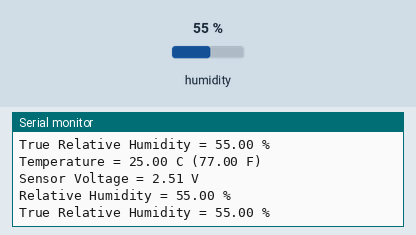
Simulated run of this sketch. Board: Arduino Uno, built with avr-gcc and run on an emulated ATmega328P. On the bench: the last lines printed to the serial monitor. The inputs (shaded band) are chosen by the test bench; at power-on: humidity 55 %.

Above: at 1.2 s.
1.3 s: humidity set to 22 %
At 2.6 s:
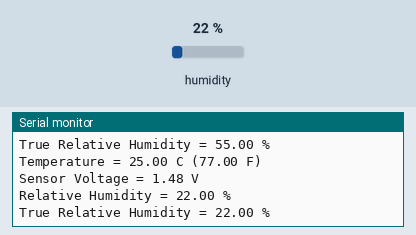
2.8 s: humidity set to 40 %
At 4.1 s:
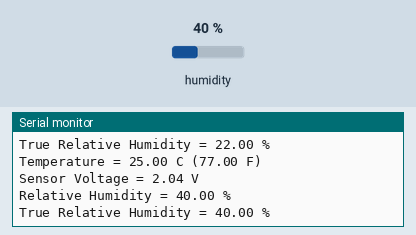
Timing chart, 0 to 5.8 s (numbered marks = the images above; inputs shaded):
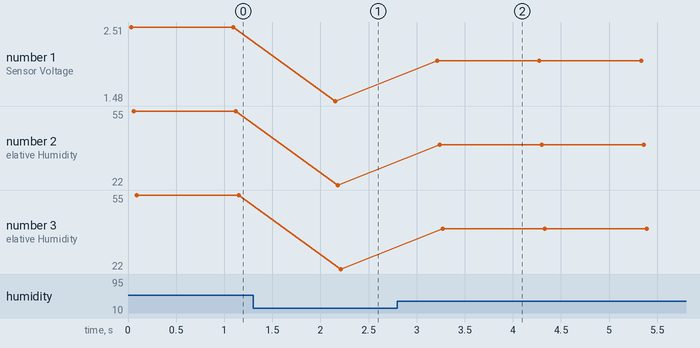

The sketch:

HIH4030_HumiditySensor_Example.ino
```cpp
/* **************************************************************************************
 * HIH4030_HumiditySensor_Example.ino
 * E.Robert @ SparkFun Electronics
 * original creation date: November 5, 2016
 * https://github.com/sparkfun/SparkFun_HIH4030_Arduino_Library
 *
 * Functions: Allows you to set supply voltage, define whether or not a temperature
 *            sensor is being used, define static temperature value in absense of a
 *            temperature sensor, and utilize the equations supplied by the manufacturer
 *            to acquire accurate measurements of Relative Humidity (RH%).
 *
 *            https://learn.sparkfun.com/tutorials/hih-4030-humidity-sensor-hookup-guide
 *
 *            Note: TMP102 Sensor is being used in this example as part of the
 *                  SparkFun HIH-4030 Humidity Sensor Hookup Guide. However, other
 *                  temperature sensors can also be used in this sketch by replacing
 *                  the necessary code inside the getTemperature() function.
 *
 * Resources:
 * Wire.h - Arduino I2C Library
 * SparkFun_HIH4030.h - Arduino Library for SparkFun Humidity Sensor Breakout - HIH-4030
 *
 * Development environment specifics:
 * Arduino 1.6.8
 * SparkFun RedBoard
 * SparkFun Real Time Clock Module (v14)
 ************************************************************************************** */

// Library Inclusions
#include <SparkFun_HIH4030.h>
#include <Wire.h>

// Example Variables
int tempAddress = 0x48;             // I2C: TMP102 Slave Address with ADD0 Grounded
float temp = 0;                     // Temperature Value either Static or Sensor Reading

// Are You Using a Temperature Sensor? 1 = YES / 0 = NO
int tempSensor = 0;

// Analog IO Pin Connected to OUT
#define HIH4030_OUT A0

// Supply Voltage - Typically 5 V
#define HIH4030_SUPPLY 5

// Library Variables
HIH4030 sensorSpecs(HIH4030_OUT, HIH4030_SUPPLY);

void setup(void){

  Serial.begin(9600);               // Serial Port
  Wire.begin();                     // I2C: Utilized by TMP102 Temperature Sensor

}

/* Serial Output of Temperature C, Sensor Voltage V, SensorRH %, and TrueRH % */
void printData(HIH4030 sensor, float temperature){

  Serial.print("Temperature = ");
  Serial.print(temperature);
  Serial.print(" C ("); Serial.print((temperature * 9/5) + 32); Serial.println(" F)");
  Serial.print("Sensor Voltage = ");
  Serial.print(sensor.vout());
  Serial.println(" V");
  Serial.print("Relative Humidity = ");
  Serial.print(sensor.getSensorRH());
  Serial.println(" %");
  Serial.print("True Relative Humidity = ");
  Serial.print(sensor.getTrueRH(temperature));
  Serial.println(" %");

}

void loop(void){

  /*  IF tempSensor = 1 Utilizing a Temperature Sensor             */
  /*  IF tempSensor = 0 Utilizing a Static Value for Temperature   */
  if (tempSensor == 1) {
    temp = getTemperature();        // Get Temperature Sensor Reading
  } else if (tempSensor == 0) {
    temp = 25;                      // Static Temperature Value in C
                                    // Set by User to Desired Temperature
  } else {
    while (tempSensor != 1 || tempSensor != 0){
      Serial.println("ERROR: tempSensor Value Out of Range");
    }
  }

  printData(sensorSpecs, temp);     // Print Sensor Readings
  Serial.println("");               // Return Space Between Readings
  delay(1000);                       // Slow Down Serial Output

}

/* Only Called IF Temperature Sensor is Being Used */
float getTemperature(){

  /*  IF Temperature Sensor is different from the TMP102 and not   */
  /*    utilizing I2C via the Wire.h library, replace the code     */
  /*    within the getTemperature() function.                      */

  Wire.requestFrom(tempAddress,2);  // Wire.requestFrom(address, # of bytes to request)

  byte MSB = Wire.read();           // Receive byte as MSB or left-most bit
  byte LSB = Wire.read();           // Receive byte as LSB or right-most bit

  /*  TMP102 Temperature Register 12-bit, read-only, two's compliment for negative */
  /*  << is bit shift left ; >> is bit shift right ; | is bitwise OR               */
  /*  Syntax:   variable << number_of_bits                                         */
  /*            variable >> number_of_bits                                         */
  int TemperatureSum = ((MSB << 8) | LSB) >> 4;

  float celsius = TemperatureSum*0.0625;  //One LSB equals 0.0625 C
  return celsius;

}
```

Measured:
- after the input at 1.3 s, the serial monitor: prints a new line after 0.86 s (image 1)
- after the input at 2.8 s, the serial monitor: prints a new line after 0.42 s (image 2)
- plotted number 1: 2.51 → 1.48 after the input at 1.3 s, 1.48 → 2.04 after the input at 2.8 s
- plotted number 2: 55 → 22 after the input at 1.3 s, 22 → 40 after the input at 2.8 s
- plotted number 3: 55 → 22 after the input at 1.3 s, 22 → 40 after the input at 2.8 s
